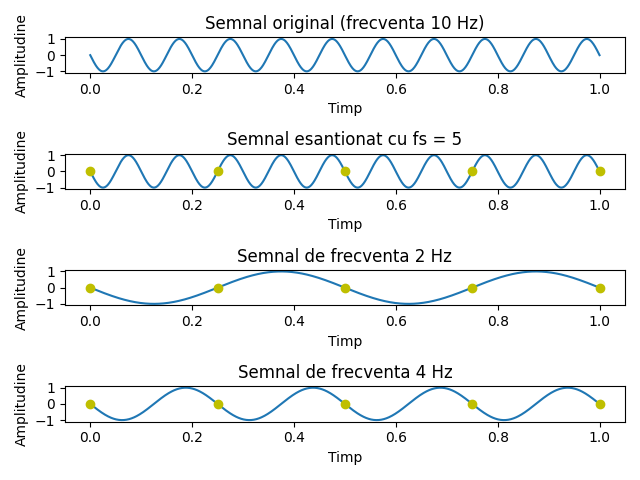

This figure's Python source:
import numpy as np
import math
import matplotlib.pyplot as plt
import time

def main():
    # original signal
    f = 10
    t = np.linspace(0, 1, 1000)
    x = np.sin(-2 * np.pi * f * t)

    # sampled signal with fs = 5 Hz
    t_2 = np.linspace(0, 1, 5)
    x_2 = np.sin(-2 * np.pi * f * t_2)

    f_2 = 2
    t_3 = np.linspace(0, 1, 1000)
    x_3 = np.sin(-2 * np.pi * f_2 * t_3)

    f_3 = 4
    t_4 = np.linspace(0, 1, 1000)
    x_4 = np.sin(-2 * np.pi * f_3 * t_4)

    fig, axs = plt.subplots(4)

    axs[0].plot(t, x)
    axs[0].set_title("Semnal original (frecventa 10 Hz)")
    axs[0].set_xlabel("Timp")
    axs[0].set_ylabel("Amplitudine")


    axs[1].plot(t, x)
    axs[1].set_title("Semnal esantionat cu fs = 5")
    axs[1].set_xlabel("Timp")
    axs[1].set_ylabel("Amplitudine")
    axs[1].plot(t_2, x_2, 'yo')

    axs[2].plot(t_3, x_3)
    axs[2].plot(t_2, x_2, 'yo')
    axs[2].set_title("Semnal de frecventa 2 Hz")
    axs[2].set_xlabel("Timp")
    axs[2].set_ylabel("Amplitudine")

    axs[3].plot(t_4, x_4)
    axs[3].plot(t_2, x_2, 'yo')
    axs[3].set_title("Semnal de frecventa 4 Hz")
    axs[3].set_xlabel("Timp")
    axs[3].set_ylabel("Amplitudine")    

    plt.tight_layout()
    plt.savefig('ex2.png', format='png')  
    plt.savefig('ex2.pdf', format='pdf')
    plt.show()

if __name__ == "__main__":
    main()
